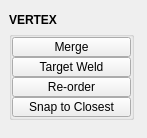
<?xml version="1.0" encoding="UTF-8"?>
<ui version="4.0">
 <class>QtUi</class>
 <widget class="QMainWindow" name="QtUi">
  <property name="geometry">
   <rect>
    <x>0</x>
    <y>0</y>
    <width>147</width>
    <height>138</height>
   </rect>
  </property>
  <property name="maximumSize">
   <size>
    <width>999</width>
    <height>999</height>
   </size>
  </property>
  <property name="windowTitle">
   <string>Toolkit</string>
  </property>
  <property name="layoutDirection">
   <enum>Qt::LeftToRight</enum>
  </property>
  <property name="tabShape">
   <enum>QTabWidget::Triangular</enum>
  </property>
  <property name="dockNestingEnabled">
   <bool>true</bool>
  </property>
  <property name="dockOptions">
   <set>QMainWindow::AllowNestedDocks|QMainWindow::AllowTabbedDocks|QMainWindow::AnimatedDocks|QMainWindow::ForceTabbedDocks</set>
  </property>
  <property name="balette" stdset="0">
   <palette>
    <active/>
    <inactive/>
    <disabled/>
   </palette>
  </property>
  <widget class="QWidget" name="main_widget">
   <property name="balette" stdset="0">
    <palette>
     <active/>
     <inactive/>
     <disabled/>
    </palette>
   </property>
   <layout class="QVBoxLayout" name="verticalLayout_2">
    <item>
     <layout class="QVBoxLayout" name="verticalLayout">
      <property name="spacing">
       <number>0</number>
      </property>
      <item>
       <widget class="DraggableHeader" name="draggableHeader">
        <property name="minimumSize">
         <size>
          <width>0</width>
          <height>22</height>
         </size>
        </property>
        <property name="maximumSize">
         <size>
          <width>125</width>
          <height>22</height>
         </size>
        </property>
        <property name="font">
         <font>
          <weight>75</weight>
          <bold>true</bold>
         </font>
        </property>
        <property name="text">
         <string>VERTEX</string>
        </property>
       </widget>
      </item>
      <item>
       <widget class="QGroupBox" name="vertex">
        <property name="minimumSize">
         <size>
          <width>125</width>
          <height>0</height>
         </size>
        </property>
        <property name="maximumSize">
         <size>
          <width>125</width>
          <height>999</height>
         </size>
        </property>
        <property name="title">
         <string/>
        </property>
        <layout class="QVBoxLayout" name="verticalLayout_5">
         <property name="spacing">
          <number>0</number>
         </property>
         <property name="leftMargin">
          <number>0</number>
         </property>
         <property name="topMargin">
          <number>0</number>
         </property>
         <property name="rightMargin">
          <number>0</number>
         </property>
         <property name="bottomMargin">
          <number>0</number>
         </property>
         <item>
          <widget class="PushButton" name="tb000">
           <property name="enabled">
            <bool>true</bool>
           </property>
           <property name="minimumSize">
            <size>
             <width>0</width>
             <height>20</height>
            </size>
           </property>
           <property name="maximumSize">
            <size>
             <width>999</width>
             <height>20</height>
            </size>
           </property>
           <property name="toolTip">
            <string>Merge selected components.  (default: to center)</string>
           </property>
           <property name="text">
            <string>Merge</string>
           </property>
           <property name="iconSize">
            <size>
             <width>18</width>
             <height>18</height>
            </size>
           </property>
          </widget>
         </item>
         <item>
          <widget class="QPushButton" name="b043">
           <property name="enabled">
            <bool>true</bool>
           </property>
           <property name="minimumSize">
            <size>
             <width>0</width>
             <height>20</height>
            </size>
           </property>
           <property name="maximumSize">
            <size>
             <width>999</width>
             <height>20</height>
            </size>
           </property>
           <property name="toolTip">
            <string>Merge two edges or vertices into a single component</string>
           </property>
           <property name="text">
            <string>Target Weld</string>
           </property>
           <property name="iconSize">
            <size>
             <width>18</width>
             <height>18</height>
            </size>
           </property>
           <property name="balette" stdset="0">
            <palette>
             <active>
              <colorrole role="Button">
               <brush brushstyle="SolidPattern">
                <color alpha="255">
                 <red>80</red>
                 <green>80</green>
                 <blue>80</blue>
                </color>
               </brush>
              </colorrole>
             </active>
             <inactive>
              <colorrole role="Button">
               <brush brushstyle="SolidPattern">
                <color alpha="255">
                 <red>80</red>
                 <green>80</green>
                 <blue>80</blue>
                </color>
               </brush>
              </colorrole>
             </inactive>
             <disabled>
              <colorrole role="Button">
               <brush brushstyle="SolidPattern">
                <color alpha="255">
                 <red>80</red>
                 <green>80</green>
                 <blue>80</blue>
                </color>
               </brush>
              </colorrole>
             </disabled>
            </palette>
           </property>
          </widget>
         </item>
         <item>
          <widget class="QPushButton" name="b045">
           <property name="enabled">
            <bool>true</bool>
           </property>
           <property name="minimumSize">
            <size>
             <width>0</width>
             <height>20</height>
            </size>
           </property>
           <property name="maximumSize">
            <size>
             <width>999</width>
             <height>20</height>
            </size>
           </property>
           <property name="toolTip">
            <string>Re-order vertex ID's using 3 adjacent vertices selected from the same polygon.</string>
           </property>
           <property name="text">
            <string>Re-order</string>
           </property>
           <property name="iconSize">
            <size>
             <width>18</width>
             <height>18</height>
            </size>
           </property>
           <property name="autoDefault">
            <bool>false</bool>
           </property>
           <property name="default">
            <bool>false</bool>
           </property>
           <property name="flat">
            <bool>false</bool>
           </property>
          </widget>
         </item>
         <item>
          <widget class="PushButton" name="tb009">
           <property name="enabled">
            <bool>true</bool>
           </property>
           <property name="minimumSize">
            <size>
             <width>0</width>
             <height>20</height>
            </size>
           </property>
           <property name="maximumSize">
            <size>
             <width>999</width>
             <height>20</height>
            </size>
           </property>
           <property name="toolTip">
            <string>&lt;html&gt;&lt;head/&gt;&lt;body&gt;&lt;p&gt;&lt;span style=&quot; font-weight:600;&quot;&gt;Snap vertices from one object to another.&lt;/span&gt;&lt;/p&gt;&lt;p&gt;&lt;br/&gt;&lt;/p&gt;&lt;p&gt;&lt;span style=&quot; font-style:italic;&quot;&gt;The vertices of the first selected object will be snapped to those of the second.&lt;/span&gt;&lt;/p&gt;&lt;/body&gt;&lt;/html&gt;</string>
           </property>
           <property name="layoutDirection">
            <enum>Qt::LeftToRight</enum>
           </property>
           <property name="text">
            <string>Snap to Closest</string>
           </property>
          </widget>
         </item>
        </layout>
       </widget>
      </item>
      <item>
       <spacer name="verticalSpacer_2">
        <property name="orientation">
         <enum>Qt::Vertical</enum>
        </property>
        <property name="sizeHint" stdset="0">
         <size>
          <width>20</width>
          <height>40</height>
         </size>
        </property>
       </spacer>
      </item>
     </layout>
    </item>
   </layout>
  </widget>
 </widget>
 <customwidgets>
  <customwidget>
   <class>PushButton</class>
   <extends>QPushButton</extends>
   <header>pushButton.h</header>
  </customwidget>
  <customwidget>
   <class>DraggableHeader</class>
   <extends>QLabel</extends>
   <header>draggableHeader.h</header>
  </customwidget>
 </customwidgets>
 <resources/>
 <connections/>
 <designerdata>
  <property name="gridDeltaX">
   <number>5</number>
  </property>
  <property name="gridDeltaY">
   <number>5</number>
  </property>
  <property name="gridSnapX">
   <bool>true</bool>
  </property>
  <property name="gridSnapY">
   <bool>true</bool>
  </property>
  <property name="gridVisible">
   <bool>true</bool>
  </property>
 </designerdata>
</ui>
